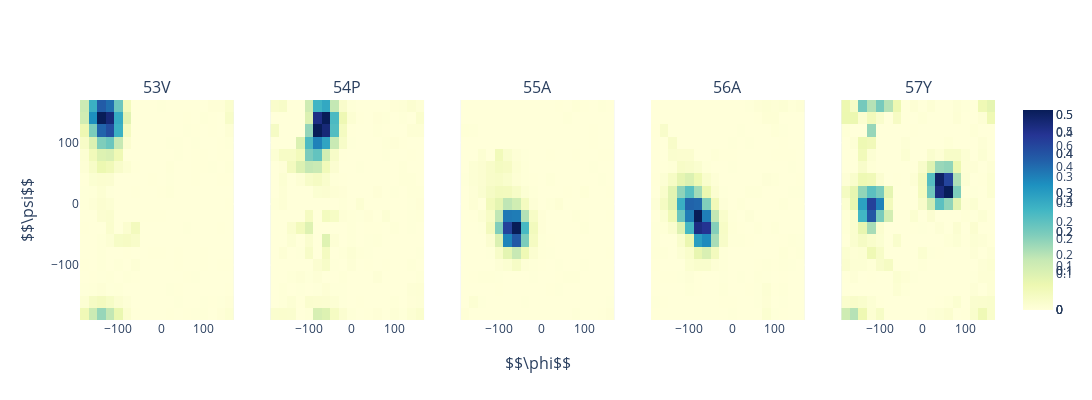

Here is the notebook cell this chart was saved with:
### Code cell
#@markdown Ramachandran map for 5 residues
#@markdown Middle residue number:
res_num=55  #@param {type:"integer"} 

subplot_titles = []

for rn in range(res_num-2, res_num+3):
    if str(rn) in res_w_predictions:
        subplot_titles.append(residue(rn))
    else:
        continue
        
ncols = len(subplot_titles)
nrows = 1

fig = make_subplots(rows=nrows, cols=ncols, shared_xaxes=True, shared_yaxes=True, start_cell='top-left', 
                              subplot_titles=subplot_titles, column_widths=None, row_heights=None, specs=None, insets=None, x_title="$$\phi$$", y_title="$$\psi$$", figure=None)

fig.update_layout(width=ncols*300, height=nrows*300+100)

for i, res in enumerate(subplot_titles):
    #print(i, res)
    rama = predictions[res]
    rama = np.rot90(rama.reshape(18,18), 1)
    fig.add_heatmap(z=rama,
            x=np.linspace(-180, 160, 18), #(-180, None, None, None, None, -80,  None, None, None, 0, None, None, None, 80, None, None, None, 160),
            y=np.flip(np.linspace(-180, 160, 18)), # THIS WONT WORK
            row = 1, col = i+1,
                   )
fig.update_traces(colorscale="YlGnBu", hoverinfo="x+y")
fig.show()

### Figure 1 — Plotly figure (JSON) as saved in the notebook; plotly's stock layout.template omitted (floating-point values rounded to 4 significant figures; data arrays with more than 128 entries replaced by an {"elided": "..."} marker saying what was removed)
{"data": [{"colorscale": [[0, "rgb(255,255,217)"], [0.125, "rgb(237,248,177)"], [0.25, "rgb(199,233,180)"], [0.375, "rgb(127,205,187)"], [0.5, "rgb(65,182,196)"], [0.625, "rgb(29,145,192)"], [0.75, "rgb(34,94,168)"], [0.875, "rgb(37,52,148)"], [1, "rgb(8,29,88)"]], "hoverinfo": "x+y", "type": "heatmap", "x": [-180, -160, -140, -120, -100, -80, -60, -40, -20, 0, 20, 40, 60, 80, 100, 120, 140, 160], "xaxis": "x", "y": [160, 140, 120, 100, 80, 60, 40, 20, 0, -20, -40, -60, -80, -100, -120, -140, -160, -180], "yaxis": "y", "z": {"elided": "18x18 float values"}}, {"colorscale": [[0, "rgb(255,255,217)"], [0.125, "rgb(237,248,177)"], [0.25, "rgb(199,233,180)"], [0.375, "rgb(127,205,187)"], [0.5, "rgb(65,182,196)"], [0.625, "rgb(29,145,192)"], [0.75, "rgb(34,94,168)"], [0.875, "rgb(37,52,148)"], [1, "rgb(8,29,88)"]], "hoverinfo": "x+y", "type": "heatmap", "x": [-180, -160, -140, -120, -100, -80, -60, -40, -20, 0, 20, 40, 60, 80, 100, 120, 140, 160], "xaxis": "x2", "y": [160, 140, 120, 100, 80, 60, 40, 20, 0, -20, -40, -60, -80, -100, -120, -140, -160, -180], "yaxis": "y2", "z": {"elided": "18x18 float values"}}, {"colorscale": [[0, "rgb(255,255,217)"], [0.125, "rgb(237,248,177)"], [0.25, "rgb(199,233,180)"], [0.375, "rgb(127,205,187)"], [0.5, "rgb(65,182,196)"], [0.625, "rgb(29,145,192)"], [0.75, "rgb(34,94,168)"], [0.875, "rgb(37,52,148)"], [1, "rgb(8,29,88)"]], "hoverinfo": "x+y", "type": "heatmap", "x": [-180, -160, -140, -120, -100, -80, -60, -40, -20, 0, 20, 40, 60, 80, 100, 120, 140, 160], "xaxis": "x3", "y": [160, 140, 120, 100, 80, 60, 40, 20, 0, -20, -40, -60, -80, -100, -120, -140, -160, -180], "yaxis": "y3", "z": {"elided": "18x18 float values"}}, {"colorscale": [[0, "rgb(255,255,217)"], [0.125, "rgb(237,248,177)"], [0.25, "rgb(199,233,180)"], [0.375, "rgb(127,205,187)"], [0.5, "rgb(65,182,196)"], [0.625, "rgb(29,145,192)"], [0.75, "rgb(34,94,168)"], [0.875, "rgb(37,52,148)"], [1, "rgb(8,29,88)"]], "hoverinfo": "x+y", "type": "heatmap", "x": [-180, -160, -140, -120, -100, -80, -60, -40, -20, 0, 20, 40, 60, 80, 100, 120, 140, 160], "xaxis": "x4", "y": [160, 140, 120, 100, 80, 60, 40, 20, 0, -20, -40, -60, -80, -100, -120, -140, -160, -180], "yaxis": "y4", "z": {"elided": "18x18 float values"}}, {"colorscale": [[0, "rgb(255,255,217)"], [0.125, "rgb(237,248,177)"], [0.25, "rgb(199,233,180)"], [0.375, "rgb(127,205,187)"], [0.5, "rgb(65,182,196)"], [0.625, "rgb(29,145,192)"], [0.75, "rgb(34,94,168)"], [0.875, "rgb(37,52,148)"], [1, "rgb(8,29,88)"]], "hoverinfo": "x+y", "type": "heatmap", "x": [-180, -160, -140, -120, -100, -80, -60, -40, -20, 0, 20, 40, 60, 80, 100, 120, 140, 160], "xaxis": "x5", "y": [160, 140, 120, 100, 80, 60, 40, 20, 0, -20, -40, -60, -80, -100, -120, -140, -160, -180], "yaxis": "y5", "z": {"elided": "18x18 float values"}}], "layout": {"annotations": [{"font": {"size": 16}, "showarrow": false, "text": "53V", "x": 0.084, "xanchor": "center", "xref": "paper", "y": 1, "yanchor": "bottom", "yref": "paper"}, {"font": {"size": 16}, "showarrow": false, "text": "54P", "x": 0.292, "xanchor": "center", "xref": "paper", "y": 1, "yanchor": "bottom", "yref": "paper"}, {"font": {"size": 16}, "showarrow": false, "text": "55A", "x": 0.5, "xanchor": "center", "xref": "paper", "y": 1, "yanchor": "bottom", "yref": "paper"}, {"font": {"size": 16}, "showarrow": false, "text": "56A", "x": 0.708, "xanchor": "center", "xref": "paper", "y": 1, "yanchor": "bottom", "yref": "paper"}, {"font": {"size": 16}, "showarrow": false, "text": "57Y", "x": 0.916, "xanchor": "center", "xref": "paper", "y": 1, "yanchor": "bottom", "yref": "paper"}, {"font": {"size": 16}, "showarrow": false, "text": "$$\\phi$$", "x": 0.5, "xanchor": "center", "xref": "paper", "y": 0, "yanchor": "top", "yref": "paper", "yshift": -30}, {"font": {"size": 16}, "showarrow": false, "text": "$$\\psi$$", "textangle": -90, "x": 0, "xanchor": "right", "xref": "paper", "xshift": -40, "y": 0.5, "yanchor": "middle", "yref": "paper"}], "height": 400, "width": 1500, "xaxis": {"anchor": "y", "autorange": true, "domain": [0, 0.168], "range": [-190, 170], "type": "linear"}, "xaxis2": {"anchor": "y2", "autorange": true, "domain": [0.208, 0.376], "range": [-190, 170], "type": "linear"}, "xaxis3": {"anchor": "y3", "autorange": true, "domain": [0.416, 0.584], "range": [-190, 170], "type": "linear"}, "xaxis4": {"anchor": "y4", "autorange": true, "domain": [0.624, 0.792], "range": [-190, 170], "type": "linear"}, "xaxis5": {"anchor": "y5", "autorange": true, "domain": [0.832, 1], "range": [-190, 170], "type": "linear"}, "yaxis": {"anchor": "x", "autorange": true, "domain": [0, 1], "range": [-190, 170], "type": "linear"}, "yaxis2": {"anchor": "x2", "autorange": true, "domain": [0, 1], "matches": "y", "range": [-190, 170], "showticklabels": false, "type": "linear"}, "yaxis3": {"anchor": "x3", "autorange": true, "domain": [0, 1], "matches": "y", "range": [-190, 170], "showticklabels": false, "type": "linear"}, "yaxis4": {"anchor": "x4", "autorange": true, "domain": [0, 1], "matches": "y", "range": [-190, 170], "showticklabels": false, "type": "linear"}, "yaxis5": {"anchor": "x5", "autorange": true, "domain": [0, 1], "matches": "y", "range": [-190, 170], "showticklabels": false, "type": "linear"}}}
